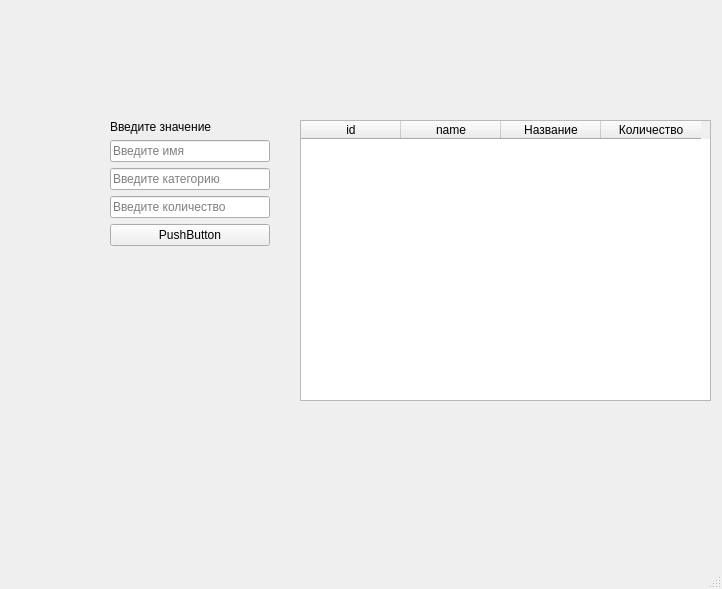
<?xml version="1.0" encoding="UTF-8"?>
<ui version="4.0">
 <class>MainWindow</class>
 <widget class="QMainWindow" name="MainWindow">
  <property name="geometry">
   <rect>
    <x>0</x>
    <y>0</y>
    <width>722</width>
    <height>589</height>
   </rect>
  </property>
  <property name="windowTitle">
   <string>MainWindow</string>
  </property>
  <widget class="QWidget" name="centralwidget">
   <widget class="QWidget" name="verticalLayoutWidget">
    <property name="geometry">
     <rect>
      <x>110</x>
      <y>120</y>
      <width>160</width>
      <height>281</height>
     </rect>
    </property>
    <layout class="QVBoxLayout" name="verticalLayout">
     <item>
      <widget class="QLabel" name="label">
       <property name="text">
        <string>Введите значение</string>
       </property>
      </widget>
     </item>
     <item>
      <widget class="QLineEdit" name="name_input">
       <property name="placeholderText">
        <string>Введите имя</string>
       </property>
      </widget>
     </item>
     <item>
      <widget class="QLineEdit" name="catagory_input">
       <property name="placeholderText">
        <string>Введите категорию</string>
       </property>
      </widget>
     </item>
     <item>
      <widget class="QLineEdit" name="qty_input">
       <property name="placeholderText">
        <string>Введите количество</string>
       </property>
      </widget>
     </item>
     <item>
      <widget class="QPushButton" name="add_btn">
       <property name="text">
        <string>PushButton</string>
       </property>
      </widget>
     </item>
     <item>
      <spacer name="verticalSpacer">
       <property name="orientation">
        <enum>Qt::Vertical</enum>
       </property>
       <property name="sizeHint" stdset="0">
        <size>
         <width>20</width>
         <height>40</height>
        </size>
       </property>
      </spacer>
     </item>
    </layout>
   </widget>
   <widget class="QTableWidget" name="tableWidget">
    <property name="geometry">
     <rect>
      <x>300</x>
      <y>120</y>
      <width>411</width>
      <height>281</height>
     </rect>
    </property>
    <column>
     <property name="text">
      <string>id</string>
     </property>
    </column>
    <column>
     <property name="text">
      <string>name</string>
     </property>
    </column>
    <column>
     <property name="text">
      <string>Название</string>
     </property>
    </column>
    <column>
     <property name="text">
      <string>Количество</string>
     </property>
    </column>
   </widget>
  </widget>
  <widget class="QMenuBar" name="menubar">
   <property name="geometry">
    <rect>
     <x>0</x>
     <y>0</y>
     <width>722</width>
     <height>21</height>
    </rect>
   </property>
  </widget>
  <widget class="QStatusBar" name="statusbar"/>
 </widget>
 <resources/>
 <connections/>
</ui>
